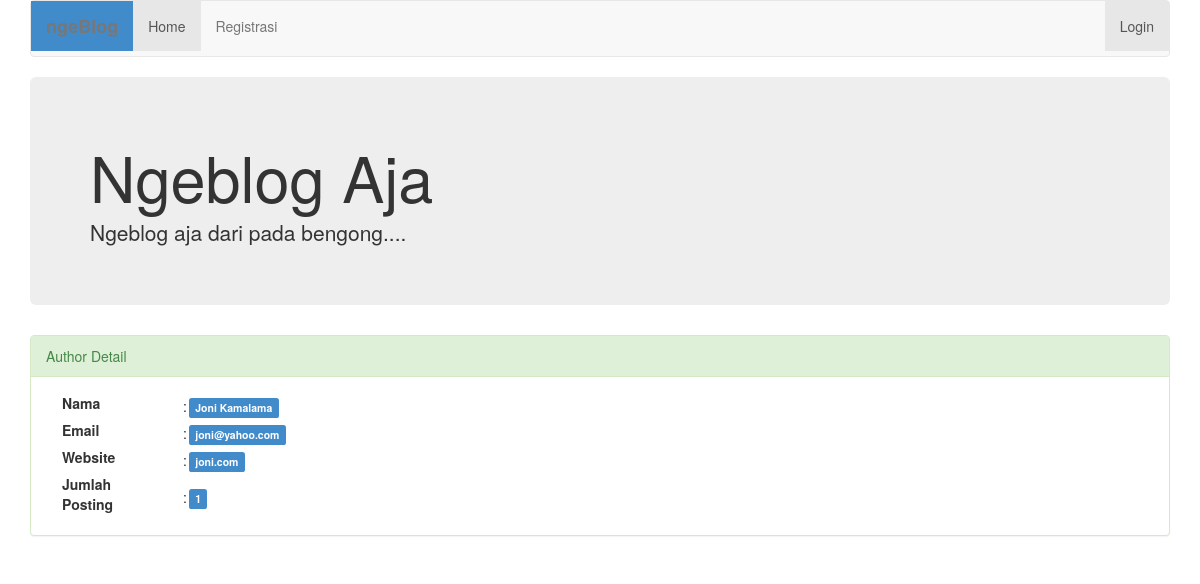
/page/author_detail.php?id_author=3, run on the app's committed database.
### tables this page shows
CREATE TABLE IF NOT EXISTS `author` (
  `id` int(11) NOT NULL AUTO_INCREMENT,
  `nama_author` varchar(50) NOT NULL,
  `email` varchar(100) NOT NULL,
  `web_site` varchar(100) NOT NULL,
  `username` varchar(50) NOT NULL,
  `password` varchar(50) NOT NULL,
  PRIMARY KEY (`id`)
);

### page/model/kelas_author.php (called while the page is built, shortened)
<?php
class Author {
    private $nama_author;
    private $email;
    private $web_site;
    public function getNama_author() {
        return $this->nama_author;
    }
    public function getEmail() {
        return $this->email;
    }
    public function getWeb_site() {
        return $this->web_site;
    }
    public function setNama_author($nama_author) {
        $this->nama_author = $nama_author;
    }
    public function setEmail($email) {
        $this->email = $email;
    }
    public function setWeb_site($web_site) {
        $this->web_site = $web_site;
    }
}
class Author_dao_impl implements Author_dao {
    public function find_one($id) {
        $a = new Author();
        $query = "SELECT * FROM author WHERE id = '$id'";
        $sql = mysql_query($query);
        if ($sql) {
            $res = mysql_fetch_array($sql);
            $a->setId($res['id']);
            $a->setNama_author($res['nama_author']);
            $a->setEmail($res['email']);
            $a->setWeb_site($res['web_site']);
            $a->setUsername($res['username']);
            $a->setPassword($res['password']);
        }
        return $a;
    }
}

### page/model/kelas_post.php (called while the page is built, shortened)
<?php
class Post_dao_impl implements Post_dao{
    public function jumlah_post_by_author($id_author) {
        $jumlah = 0;
        $query = "SELECT COUNT(*) AS JUMLAH_POST FROM posting WHERE id_author = '$id_author'";
        $sql = mysql_query($query);
        while($res = mysql_fetch_array($sql)){
            $jumlah = $res['JUMLAH_POST'];
        }
        return $jumlah;
    }
}

### page/author_detail.php (the view, shortened to what this page needs)
<?php
include "model/kelas_author.php";
include "model/kelas_post.php";
if(isset($_GET['id_author'])){
    $id_author = filter_input(INPUT_GET, 'id_author');
    $ad = new Author_dao_impl();
    $pd = new Post_dao_impl();
    $a = $ad->find_one($id_author);
    $nama = $a->getNama_author();
    $email = $a->getEmail();
    $website = $a->getWeb_site();
    $jumlah_post = $pd->jumlah_post_by_author($id_author);
}
?>
<!DOCTYPE html>
<html>
    <head>
        <link href="../styles/bootstrap.css" rel="stylesheet"/>
        <link href="../styles/bootstrap.min.css" rel="stylesheet"/>
        <link type="text/css" href="../js/themes/base/jquery.ui.all.css" rel="stylesheet"/>
    </head>
    <body>
        <div class="container">
            <div class="navbar navbar-default" role="navigation">
                <div class="navbar-header">
                    <label class="navbar-brand label-primary">ngeBlog</label>
                </div>
                <div class="navbar-collapse collapse">
                    <ul class="nav navbar-nav">
                        <li class="active"><a href="home.php">Home</a></li>
                        <li><a href="registrasi.php">Registrasi</a></li>
                    </ul>
                    <ul class="nav navbar-nav navbar-right">
                        <li class="active"><a href="login_author.php">Login</a></li>
                    </ul>
                </div>
            </div>
            <div class="jumbotron">
                <h1>Ngeblog Aja</h1>
                <p>Ngeblog aja dari pada bengong....</p>
            </div>
            <div class="panel panel-success">
                <div class="panel-heading">Author Detail</div>
                <div class="panel-body">
                    <table border="0">
                        <tr>
                            <td><label class="col-sm-7 control-label">Nama</label></td>
                            <td>:</td>
                            <td><label class="label label-primary"><? echo $nama; ?></label></td>
                        </tr>
                        <tr>
                            <td><label class="col-sm-7 control-label">Email</label></td>
                            <td>:</td>
                            <td><label class="label label-primary"><? echo $email; ?></label></td>
                        </tr>
                        <tr>
                            <td><label class="col-sm-7 control-label">Website</label></td>
                            <td>:</td>
                            <td><label class="label label-primary"><? echo $website; ?></label></td>
                        </tr>
                        <tr>
                            <td><label class="col-sm-7 control-label">Jumlah Posting</label></td>
                            <td>:</td>
                            <td><label class="label label-primary"><? echo $jumlah_post; ?></label></td>
                        </tr>
                    </table>
                </div>
            </div>
        </div>
    </body>
</html>

### data on the page
author: nama_author "Joni Kamalama", email "joni@yahoo.com", web_site "joni.com"

### other printed values
$jumlah_post "1"
